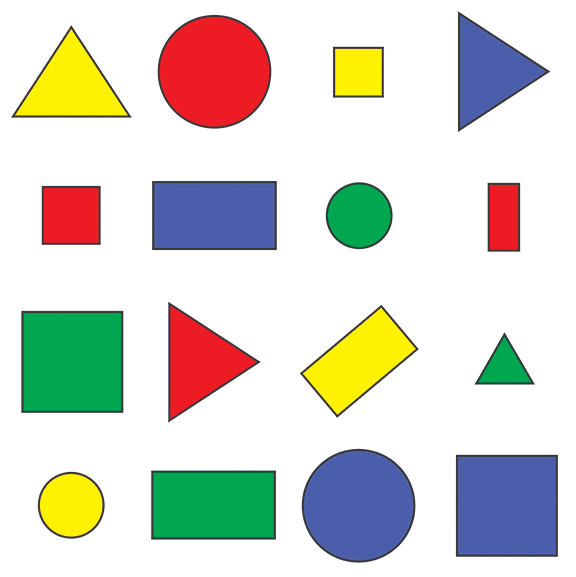
#> input picture resources/shapes.png, 576 x 577 px
$ python exam03_resize_crop.py
#> lines starting #> are read from the running program, lines starting #| are printed output that depends on the picture
import cv2

img = cv2.imread('./resources/shapes.png')
#> img is the input picture: shape (577, 576, 3); mean B, G, R 205.1, 214.3, 214.2
print(img.shape)
#| (577, 576, 3)

imgResize = cv2.resize(img, (200, 500))
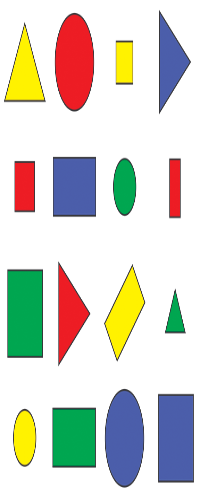
#> imgResize: shape (500, 200, 3); mean B, G, R 205, 214.1, 214.2
imgCropped = img[200:300, 100:400]
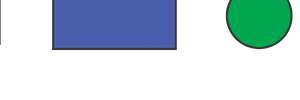
#> imgCropped: shape (100, 300, 3); mean B, G, R 219.2, 211.6, 194.1


cv2.imshow('Image', img)
cv2.imshow('Image resize', imgResize)
cv2.imshow('Image Cropped', imgCropped)

cv2.waitKey(0)
